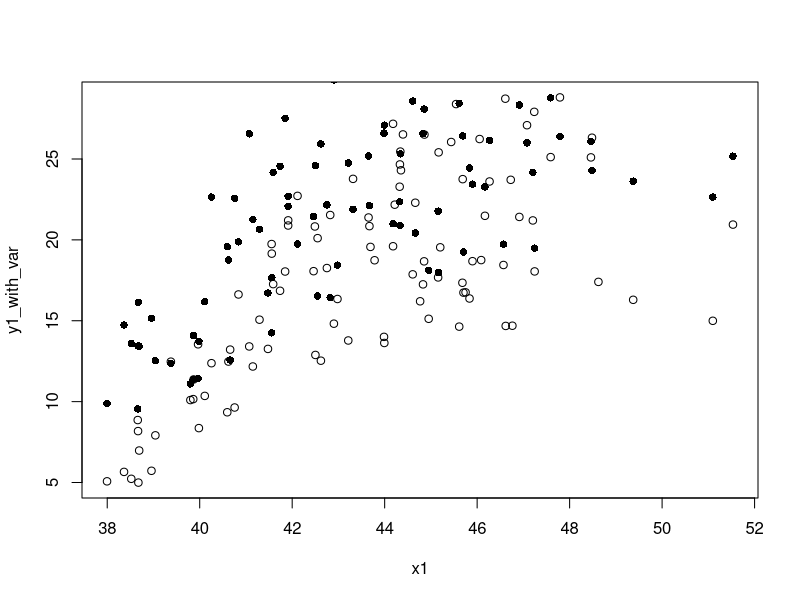

Generate this figure with R: (Note: this script raises an error after producing the figure.)
# Second data set for 4.4 onward
# Keaton Wilson
# keatonwilson@me.com
# 2020-03-27

# packages
library(tidyverse)

# each row is data from a single site for a single year
# vars - #tussocks, distance to water, year (1991, 2011), #nests, avg_stone_size
# Major patterns in data:
# 1. More tussocks/m2 in 2011 than in 1971 (on average)
# 2. Distance to open water decreases between 1971 and 2011
# 3. Number of nests is non-linear with stone size
# 4. More tussocks = more nests

complement <- function(y, rho, x) {
  if (missing(x)) x <- rnorm(length(y)) # Optional: supply a default if `x` is not given
  y.perp <- residuals(lm(x ~ y))
  rho * sd(y.perp) * y + y.perp * sd(y) * sqrt(1 - rho^2)
}



site_changes = tibble(site_id = c(rep(1:100), rep(1:100)), 
                      year = c(rep(1971, 100), rep(2011, 100)),
                      tussocks = c(rnorm(100, 5, sd = 1), rnorm(100, 7, sd = 1)), 
                      dist_to_water = c(rnorm(100, 27, sd = 2), rnorm(100, 21, sd = 2)), 
                      stone_size = c(rnorm(100, 44, sd = 3), rnorm(100, 44, sd = 3)))


x1 = site_changes$stone_size[1:100]
x2 = site_changes$stone_size[1:100]
y1 = -2*(x1 - 48)^2 - 4*(x1) + 400
y2 = -2*(x2 - 48)^2 - 4*(x2) + 450

var1 = sample(seq(from = 0.7, to = 1.4, by = 0.01), size = length(y1), replace = TRUE)
var2 = sample(seq(from = 0.7, to = 1.4, by = 0.01), size = length(y2), replace = TRUE)
y1_with_var = abs((y1*var1)*0.1)
y2_with_var = abs((y2*var2)*0.1)

plot(x1, y1_with_var)
points(x2, y2_with_var, pch = 16, col = "black")

site_changes$num_nests = c(y1_with_var, y2_with_var)
site_changes$num_nests = round(site_changes$num_nests)

x = site_changes$num_nests
y = -1.5*(x - 6)^2 + 4*(x) + 50
var = sample(seq(from = 0.9, to = 1.1, by = 0.01), size = length(y), replace = TRUE)
y_with_var = y*var

write_csv(site_changes, "modules/module_4/data/site_changes.csv")
